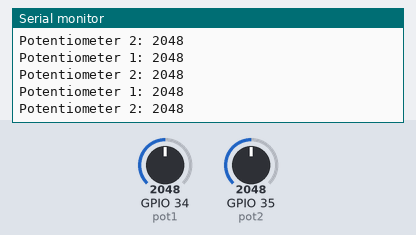
This sketch was run on a simulated ESP32. Parts: the last lines printed to the serial monitor. The test bench sets the inputs (shaded band); at power-on: GPIO 34 (pot1) = 2048, GPIO 35 (pot2) = 2048.

Above: at 1.3 s.
1.4 s: GPIO 34 (pot1) set to 2866
At 1.9 s:
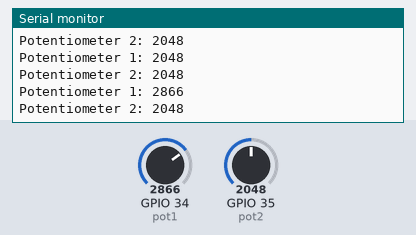
2.9 s: GPIO 35 (pot2) set to 2866
At 3.4 s:
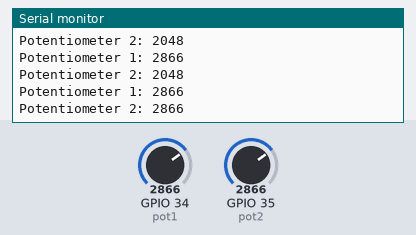
4.4 s: GPIO 34 (pot1) set to 3603
At 4.9 s:
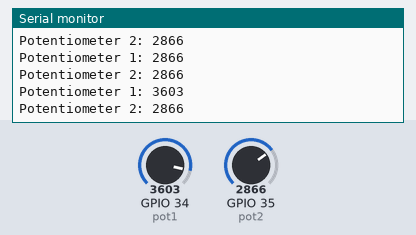
5.9 s: GPIO 35 (pot2) set to 3603
At 6.4 s:
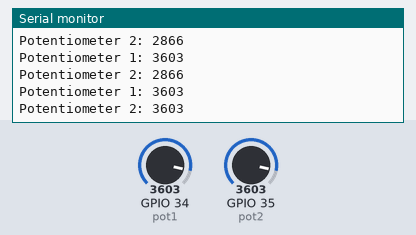
Timing chart, 0 to 8.4 s (numbered marks = the images above; inputs shaded):
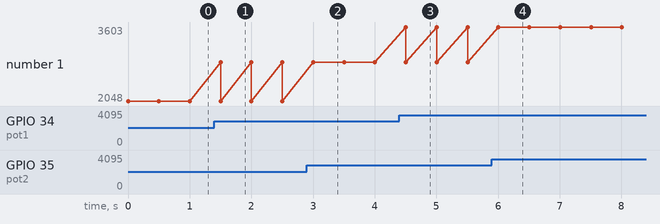

Measured:
- after the input at 1.4 s, the serial monitor: prints a new line after 0.10 s (image 1)
- after the input at 2.9 s, the serial monitor: prints a new line after 0.10 s (image 2)
- after the input at 4.4 s, the serial monitor: prints a new line after 0.10 s (image 3)
- after the input at 5.9 s, the serial monitor: prints a new line after 0.11 s (image 4)

The sketch:

sketch.ino
```cpp
int pot1 = 34;
int value1 = 0;

int pot2 = 35;
int value2 = 0;

void setup() {
  Serial.begin(115200);
  Serial.println("Hello, ESP32!");

  pinMode(pot1, INPUT);
  pinMode(pot2, INPUT);
}

void loop() {
  value1 = analogRead(pot1);
  Serial.print("Potentiometer 1: ");
  Serial.println(value1);

  value2 = analogRead(pot2);
  Serial.print("Potentiometer 2: ");
  Serial.println(value2);

  Serial.println("");
  delay(500);
}

// https://wokwi.com/projects/466075506225241089
```
